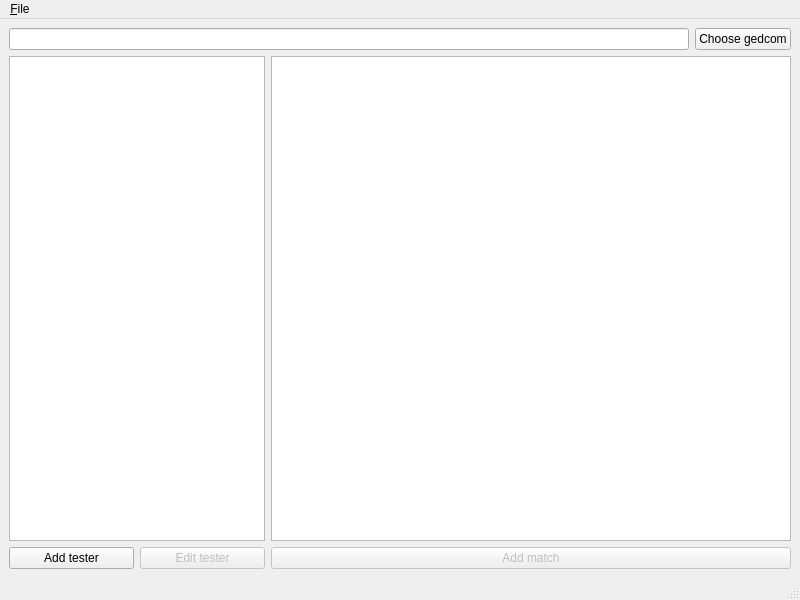
<?xml version="1.0" encoding="UTF-8"?>
<ui version="4.0">
 <class>MainWindow</class>
 <widget class="QMainWindow" name="MainWindow">
  <property name="geometry">
   <rect>
    <x>0</x>
    <y>0</y>
    <width>800</width>
    <height>600</height>
   </rect>
  </property>
  <property name="windowTitle">
   <string>MainWindow</string>
  </property>
  <widget class="QWidget" name="centralwidget">
   <layout class="QVBoxLayout" name="verticalLayout">
    <item>
     <layout class="QHBoxLayout" name="horizontalLayout_2">
      <item>
       <widget class="QLineEdit" name="inputGedcom">
        <property name="text">
         <string notr="true"/>
        </property>
       </widget>
      </item>
      <item>
       <widget class="QPushButton" name="btnOpenGedcom">
        <property name="text">
         <string>Choose gedcom</string>
        </property>
       </widget>
      </item>
     </layout>
    </item>
    <item>
     <layout class="QHBoxLayout" name="horizontalLayout_5" stretch="0,1">
      <item>
       <layout class="QVBoxLayout" name="verticalLayout_4">
        <item>
         <widget class="QListView" name="listTesters"/>
        </item>
        <item>
         <layout class="QHBoxLayout" name="horizontalLayout_3">
          <item>
           <widget class="QPushButton" name="btnAddTester">
            <property name="text">
             <string>Add tester</string>
            </property>
           </widget>
          </item>
          <item>
           <widget class="QPushButton" name="btnEditTester">
            <property name="enabled">
             <bool>false</bool>
            </property>
            <property name="text">
             <string>Edit tester</string>
            </property>
           </widget>
          </item>
         </layout>
        </item>
       </layout>
      </item>
      <item>
       <layout class="QVBoxLayout" name="verticalLayout_3">
        <item>
         <widget class="QTableView" name="listMatches"/>
        </item>
        <item>
         <widget class="QPushButton" name="btnAddMatch">
          <property name="enabled">
           <bool>false</bool>
          </property>
          <property name="text">
           <string>Add match</string>
          </property>
         </widget>
        </item>
       </layout>
      </item>
     </layout>
    </item>
   </layout>
  </widget>
  <widget class="QMenuBar" name="menubar">
   <property name="geometry">
    <rect>
     <x>0</x>
     <y>0</y>
     <width>800</width>
     <height>22</height>
    </rect>
   </property>
   <widget class="QMenu" name="menu_File">
    <property name="title">
     <string>&amp;File</string>
    </property>
    <addaction name="action_Open"/>
    <addaction name="action_Save"/>
    <addaction name="actionSave_as"/>
    <addaction name="separator"/>
    <addaction name="actionE_xit"/>
   </widget>
   <addaction name="menu_File"/>
  </widget>
  <widget class="QStatusBar" name="statusbar"/>
  <action name="action_Open">
   <property name="text">
    <string>&amp;Open</string>
   </property>
  </action>
  <action name="action_Save">
   <property name="text">
    <string>&amp;Save</string>
   </property>
  </action>
  <action name="actionSave_as">
   <property name="text">
    <string>Save &amp;as...</string>
   </property>
  </action>
  <action name="actionE_xit">
   <property name="text">
    <string>E&amp;xit</string>
   </property>
  </action>
 </widget>
 <resources/>
 <connections/>
</ui>
